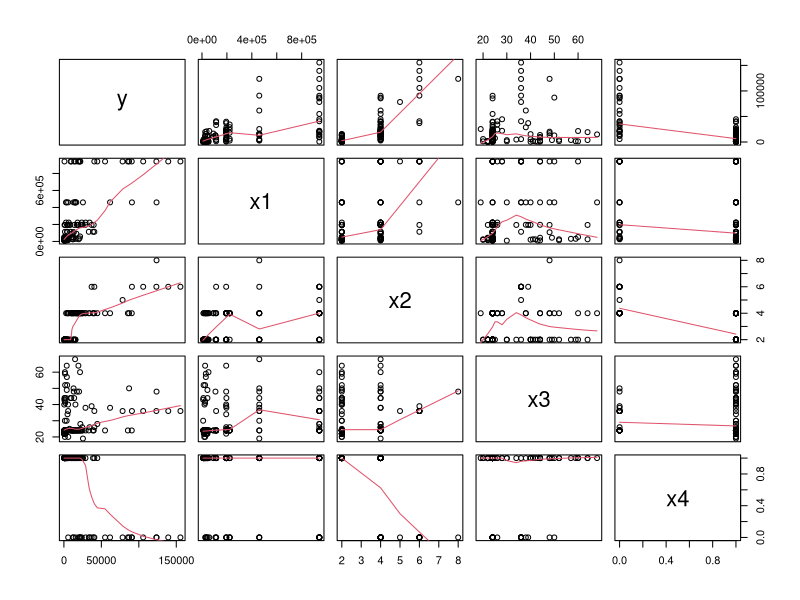

Here is the R script that generated this plot:
## ---- chunk 1
knitr::opts_chunk$set(echo = TRUE)
## ---- chunk 2
# read the dataset
data_raw = read.table("aadt.txt",header=FALSE)
# check data by showing the first few entries of data
head(data_raw,5)
## ---- chunk 3
# select only the columns with the predictor and response variable
data = data.frame(y=data_raw$V1,
                  x1=data_raw$V2,
                  x2=data_raw$V3,
                  x3=data_raw$V4,
                  x4=data_raw$V5)

#defining X4 to be 1 if there is access control and 0 if there isn't
data$x4[data$x4==1] <- 0
data$x4[data$x4==2] <- 1

# take a look at the modification to the data
head(data,5)
## ---- chunk 4
# plot the scatter plot matrix
pairs(data,panel=panel.smooth)
## ---- chunk 5
# fit a multiple linear regression model
mlr1 <- lm(y ~ x1+x2+x3+x4+I(exp(x2)), data=data)
summary(mlr1)
